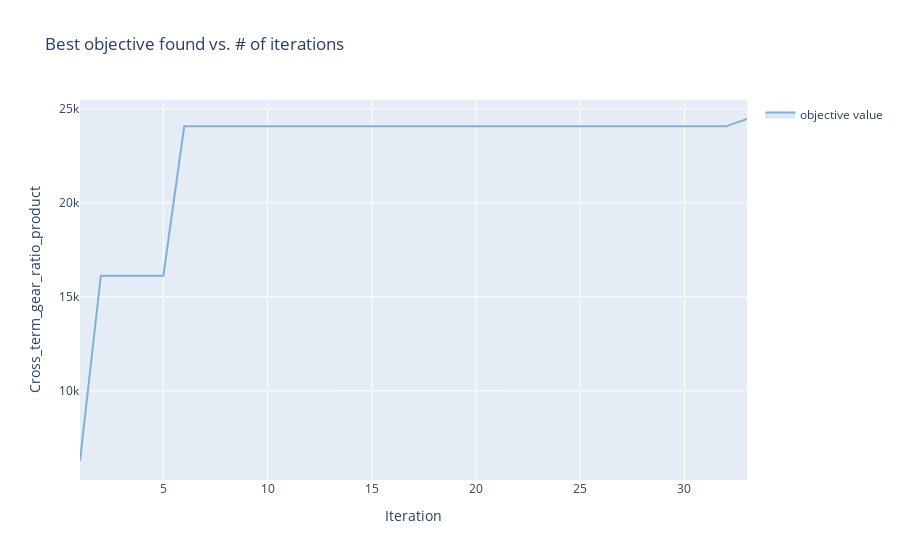

Source (notebook cell):
### Code cell
render(Tag_client.get_optimization_trace())

### Figure 1 — Plotly figure (JSON) as saved in the notebook; plotly's stock layout.template omitted (floating-point values rounded to 4 significant figures)
{"data": [{"hoverinfo": "none", "legendgroup": "", "line": {"width": 0}, "mode": "lines", "showlegend": false, "type": "scatter", "x": [1, 2, 3, 4, 5, 6, 7, 8, 9, 10, 11, 12, 13, 14, 15, 16, 17, 18, 19, 20, 21, 22, 23, 24, 25, 26, 27, 28, 29, 30, 31, 32, 33], "y": [6259.0, 16120.0, 16120.0, 16120.0, 16120.0, 24060.0, 24060.0, 24060.0, 24060.0, 24060.0, 24060.0, 24060.0, 24060.0, 24060.0, 24060.0, 24060.0, 24060.0, 24060.0, 24060.0, 24060.0, 24060.0, 24060.0, 24060.0, 24060.0, 24060.0, 24060.0, 24060.0, 24060.0, 24060.0, 24060.0, 24060.0, 24060.0, 24450.0]}, {"fill": "tonexty", "fillcolor": "rgba(128,177,211,0.3)", "legendgroup": "objective value", "line": {"color": "rgba(128,177,211,1)"}, "mode": "lines", "name": "objective value", "text": ["Parameterization has too many items to render on hover (16).", "Parameterization has too many items to render on hover (16).", "Parameterization has too many items to render on hover (16).", "Parameterization has too many items to render on hover (16).", "Parameterization has too many items to render on hover (16).", "Parameterization has too many items to render on hover (16).", "Parameterization has too many items to render on hover (16).", "Parameterization has too many items to render on hover (16).", "Parameterization has too many items to render on hover (16).", "Parameterization has too many items to render on hover (16).", "Parameterization has too many items to render on hover (16).", "Parameterization has too many items to render on hover (16).", "Parameterization has too many items to render on hover (16).", "Parameterization has too many items to render on hover (16).", "Parameterization has too many items to render on hover (16).", "Parameterization has too many items to render on hover (16).", "Parameterization has too many items to render on hover (16).", "Parameterization has too many items to render on hover (16).", "Parameterization has too many items to render on hover (16).", "Parameterization has too many items to render on hover (16).", "Parameterization has too many items to render on hover (16).", "Parameterization has too many items to render on hover (16).", "Parameterization has too many items to render on hover (16).", "Parameterization has too many items to render on hover (16).", "Parameterization has too many items to render on hover (16).", "Parameterization has too many items to render on hover (16).", "Parameterization has too many items to render on hover (16).", "Parameterization has too many items to render on hover (16).", "Parameterization has too many items to render on hover (16).", "Parameterization has too many items to render on hover (16).", "Parameterization has too many items to render on hover (16).", "Parameterization has too many items to render on hover (16).", "Parameterization has too many items to render on hover (16)."], "type": "scatter", "x": [1, 2, 3, 4, 5, 6, 7, 8, 9, 10, 11, 12, 13, 14, 15, 16, 17, 18, 19, 20, 21, 22, 23, 24, 25, 26, 27, 28, 29, 30, 31, 32, 33], "y": [6259.0, 16120.0, 16120.0, 16120.0, 16120.0, 24060.0, 24060.0, 24060.0, 24060.0, 24060.0, 24060.0, 24060.0, 24060.0, 24060.0, 24060.0, 24060.0, 24060.0, 24060.0, 24060.0, 24060.0, 24060.0, 24060.0, 24060.0, 24060.0, 24060.0, 24060.0, 24060.0, 24060.0, 24060.0, 24060.0, 24060.0, 24060.0, 24450.0]}, {"fill": "tonexty", "fillcolor": "rgba(128,177,211,0.3)", "hoverinfo": "none", "legendgroup": "", "line": {"width": 0}, "mode": "lines", "showlegend": false, "type": "scatter", "x": [1, 2, 3, 4, 5, 6, 7, 8, 9, 10, 11, 12, 13, 14, 15, 16, 17, 18, 19, 20, 21, 22, 23, 24, 25, 26, 27, 28, 29, 30, 31, 32, 33], "y": [6259.0, 16120.0, 16120.0, 16120.0, 16120.0, 24060.0, 24060.0, 24060.0, 24060.0, 24060.0, 24060.0, 24060.0, 24060.0, 24060.0, 24060.0, 24060.0, 24060.0, 24060.0, 24060.0, 24060.0, 24060.0, 24060.0, 24060.0, 24060.0, 24060.0, 24060.0, 24060.0, 24060.0, 24060.0, 24060.0, 24060.0, 24060.0, 24450.0]}], "layout": {"showlegend": true, "title": {"text": "Best objective found vs. # of iterations"}, "xaxis": {"title": {"text": "Iteration"}}, "yaxis": {"title": {"text": "Cross_term_gear_ratio_product"}}}}
